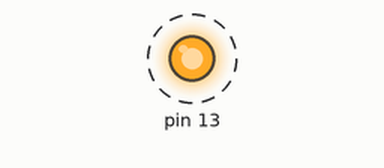
This sketch was run on a simulated Arduino Uno, built with avr-gcc and run on an emulated ATmega328P. On the bench: output pins drawn as LEDs (lit = HIGH). Dashed ring = blinking. What the sketch prints to the serial monitor is not drawn. At 8.0 s the program stops and its outputs stay as they are.

Above: at 0.1 s.
Timing chart, 0 to 3.0 s (numbered marks = the images above):
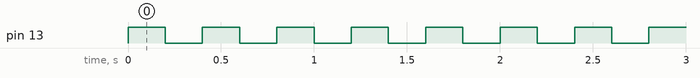

Measured:
- by itself, pin 13: alternates HIGH for 0.20 s and LOW for 0.20 s, 41 changes in all, then stays HIGH

The sketch:

EX2.ino
```cpp
void setup() {
  // put your setup code here, to run once:
pinMode(13, OUTPUT);

Serial.begin(9600);
}

void loop() {
  // put your main code here, to run repeatedly:

for (int i=0; i < 20; i++){

      digitalWrite(13,HIGH);
delay(200);
      digitalWrite(13,LOW);
delay(200);

    Serial.println(i);

    while(i==19){
   digitalWrite(13,HIGH);
}
   }

}
```
